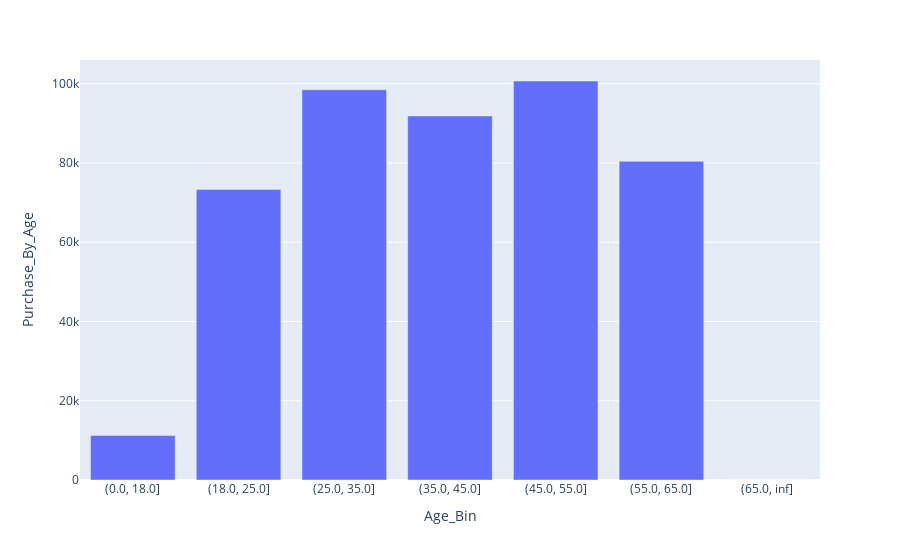

Notebook source saved alongside this figure:
### Code cell
#Bar Chart: Purchase amount distribution across different age groups  
sales_df['Age_Bin'] = pd.cut(x=sales_df['Age'], bins=[0, 18, 25, 35, 45, 55, 65, float('inf')], right=True)
purchase_amount_by_age = sales_df.groupby(by='Age_Bin').agg(Purchase_By_Age=('Total Amount', 'sum')).reset_index()
purchase_amount_by_age["Age_Bin"] = purchase_amount_by_age["Age_Bin"].astype(str)
px.bar(purchase_amount_by_age, x='Age_Bin', y='Purchase_By_Age')

### Figure 1 — Plotly figure (JSON) as saved in the notebook; plotly's stock layout.template omitted (floating-point values rounded to 4 significant figures)
{"data": [{"alignmentgroup": "True", "hovertemplate": "Age_Bin=%{x}<br>Purchase_By_Age=%{y}<extra></extra>", "legendgroup": "", "marker": {"color": "#636efa", "pattern": {"shape": ""}}, "name": "", "offsetgroup": "", "orientation": "v", "showlegend": false, "textposition": "auto", "type": "bar", "x": ["(0.0, 18.0]", "(18.0, 25.0]", "(25.0, 35.0]", "(35.0, 45.0]", "(45.0, 55.0]", "(55.0, 65.0]", "(65.0, inf]"], "xaxis": "x", "y": [11215, 73335, 98480, 91870, 100690, 80410, 0], "yaxis": "y"}], "layout": {"barmode": "relative", "legend": {"tracegroupgap": 0}, "margin": {"t": 60}, "xaxis": {"anchor": "y", "domain": [0, 1], "title": {"text": "Age_Bin"}}, "yaxis": {"anchor": "x", "domain": [0, 1], "title": {"text": "Purchase_By_Age"}}}}
